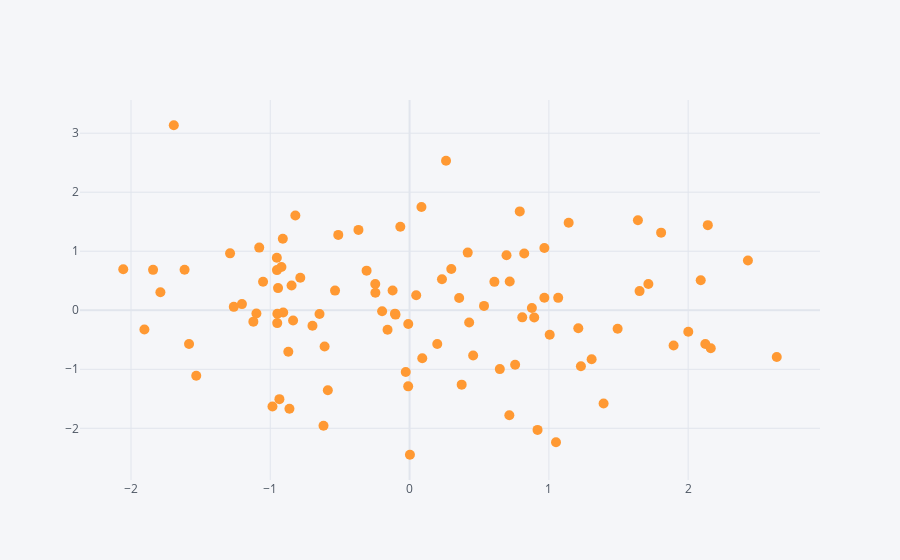

The cell this chart's notebook holds for it:
### Markdown cell above
## Scatter Plot

### Code cell
df.iplot(kind='scatter',x='A',y='B',mode='markers',size=10)
